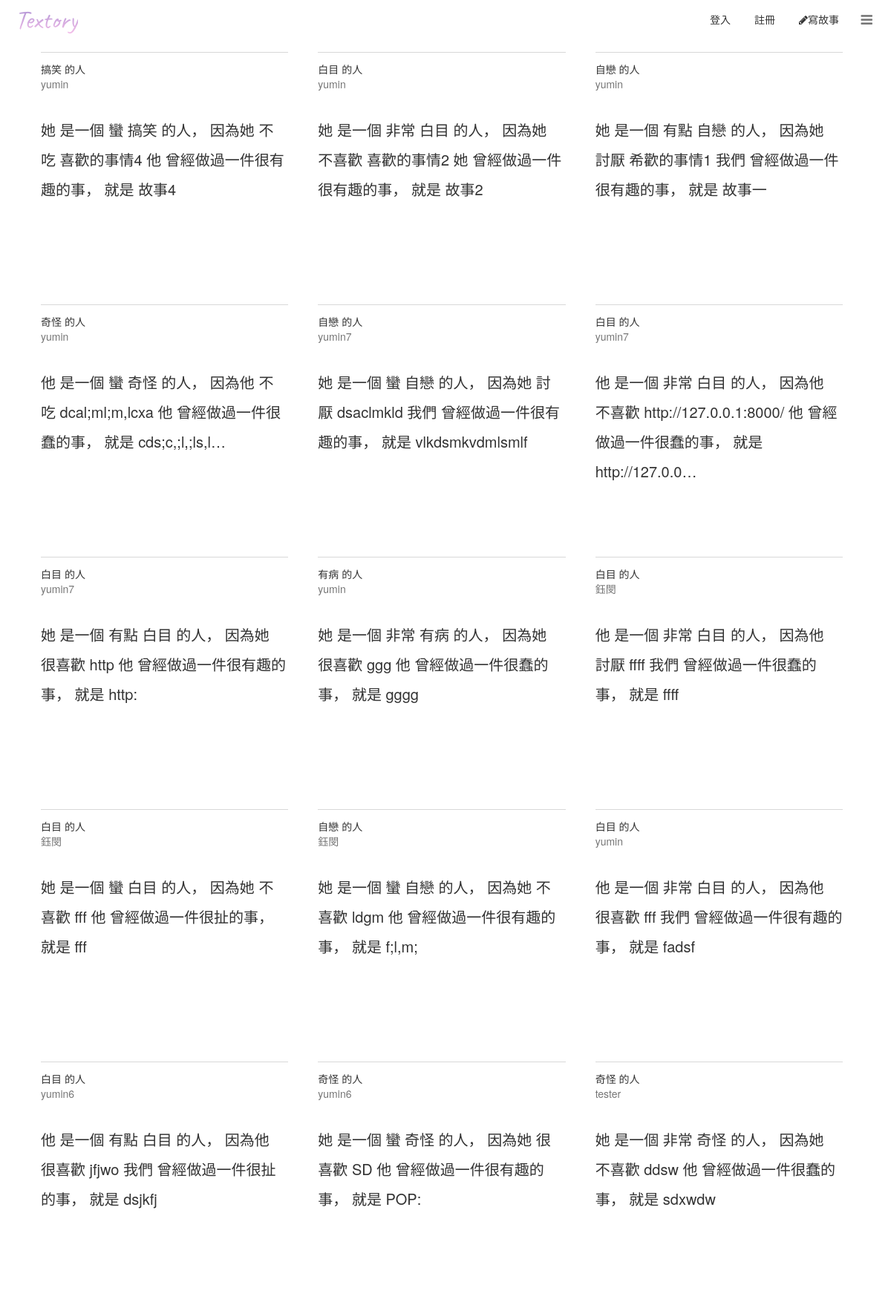
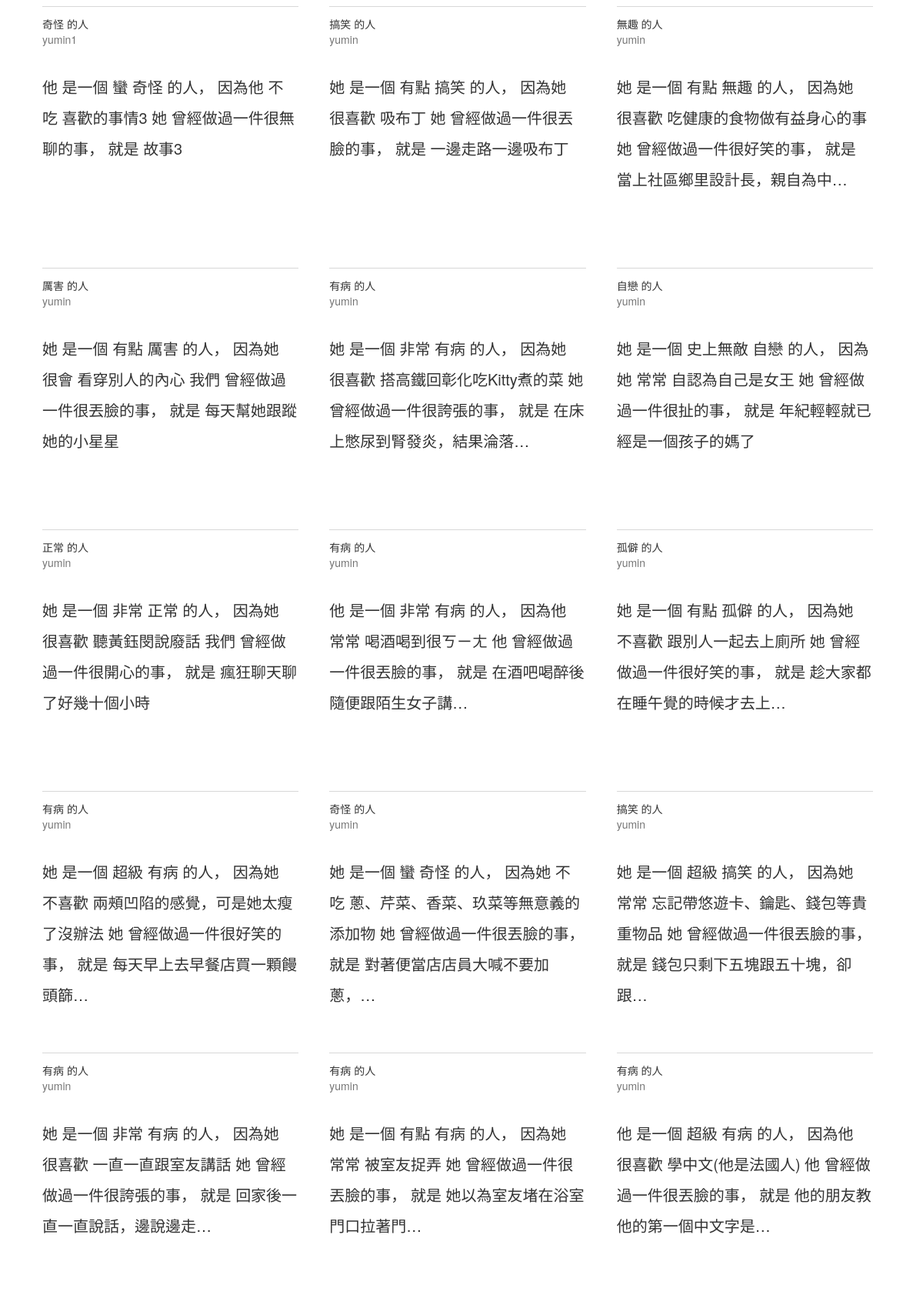
Screenshot of /stories/ (upper part) with the database file from the repository (2 pictures, top to bottom).
### story/models.py (models this page shows, shortened)
class Story(models.Model):
    author = models.ForeignKey(StoryAuthor, related_name='storys',null=True)
    category = models.ForeignKey(Category,null=True)
    adjective_t = models.ForeignKey(ThingAdjective,null=True)
    likes = models.PositiveIntegerField(default=0)
    users_like = models.ManyToManyField(settings.AUTH_USER_MODEL,
                                        related_name='story_liked',
                                        blank=True)
    sb_thing = models.CharField(max_length=50,null=True)
    sb_story = models.CharField(max_length=150,null=True)
    sb_name = models.CharField(max_length=30,null=True)
    SB_GENDER = (
        ('他','他'),
        ('她','她'),
    )
    sb_gender = models.CharField(max_length = 100,null=True,choices = SB_GENDER, )
    SB_ADV = (
        ('有點','有點'),
        ('非常','非常'),
        ('蠻','蠻'),
        ('超級','超級'),
        ('史上無敵','史上無敵'),
    )
    sb_adv = models.CharField(max_length = 100,null=True,choices = SB_ADV)
    SB_ADJ = (
        ('humor','humor'),
        ('奇怪','奇怪'),
        ('白目','白目'),
        ('有病','有病'),
        ('自戀','自戀'),
        ('搞笑','搞笑'),
        ('孤僻','孤僻'),
        ('嚴肅','嚴肅'),
        ('無趣','無趣'),
        ('奇耙','奇耙'),
        ('可怕','可怕'),
        ('笨蛋','笨蛋'),
        ('健忘','健忘'),
        ('厲害','厲害'),
        ('正常','正常'),
        ('懶惰','懶惰'),
    )
    sb_adj = models.CharField(max_length = 100,null=True,choices = SB_ADJ)
    SB_ABOUT = (
        ('很喜歡','很喜歡'),
        ('不喜歡','不喜歡'),
        ('不吃','不吃'),
        ('討厭','討厭'),
        ('怕','怕'),
        ('常常','常常'),
        ('很會','很會'),
        ('曾經','曾經'),
    )
    sb_about = models.CharField(max_length = 100,null=True,choices = SB_ABOUT)
    WHO = (
        ('我們','我們'),
        ('他','他'),
        ('她','她'),
    )
    who = models.CharField(max_length = 100,null=True,choices = WHO)
    STH_ADJ = (
        ('扯','扯'),
        ('蠢','蠢'),
        ('煩','煩'),
        ('北七','北七'),
        ('北爛','北爛'),
        ('誇張','誇張'),
        ('有趣','有趣'),
        ('好笑','好笑'),
        ('丟臉','丟臉'),
        ('瘋狂','瘋狂'),
        ('誇張','誇張'),
        ('無聊','無聊'),
        ('幼稚','幼稚'),
        ('難忘','難忘'),
        ('開心','開心'),
    )
    sth_adj = models.CharField(max_length = 100,null=True,choices = STH_ADJ)
    ITJCTS = (
        ('哎','哎'),
        ('哈哈','哈哈'),
        ('呵呵','呵呵'),
        ('顆顆','顆顆'),
        ('嘿丟','嘿丟'),
    )
    itjcts = models.CharField(max_length = 100,null=True,choices = ITJCTS)
    MARK = (
        ('~','~'),
        ('!','!'),
        ('!!!','!!!'),
        ('XD','XD'),
        ('>///<','>///<'),
        ('^^','^^'),
        (':)',':)'),
        ('。','。'),
    )
    mark = models.CharField(max_length = 100,null=True,choices = MARK)
    created_date = models.DateTimeField(
            default=timezone.now)
    published_date = models.DateTimeField(
            blank=True, null=True)

class StoryAuthor(models.Model):
    user = models.ForeignKey(settings.AUTH_USER_MODEL, on_delete=models.SET_NULL, null=True)
    def __str__(self):
        return self.user.username

### story/views.py (the view)
# urls.py: url(r'^stories/$', views.story_list, name='story_list'),
def story_list(request):
    storys = Story.objects.filter(published_date__lte=timezone.now()).order_by('published_date')
    return render(request, 'story/story_list.html', {'storys':storys})

### story/templates/story/story_list.html (shortened to what this page needs)
<!DOCTYPE html>
{% load staticfiles %}
<html>
<head>
<link rel="stylesheet" href="{% static 'css/jquery.mCustomScrollbar.min.css' %}">
<link rel="stylesheet" href="{% static 'css/custom.css' %}">
<link href="http://cdn.bootcss.com/font-awesome/4.7.0/css/font-awesome.min.css" rel="stylesheet">
  <link rel="stylesheet" href="//maxcdn.bootstrapcdn.com/bootstrap/3.2.0/css/bootstrap.min.css">
  <link rel="stylesheet" href="//maxcdn.bootstrapcdn.com/bootstrap/3.2.0/css/bootstrap-theme.min.css">
  <link rel="stylesheet" href="https://maxcdn.bootstrapcdn.com/bootstrap/3.3.7/css/bootstrap.min.css">
</head>
<body>
  <div class="page-wrapper">
            <nav id="sidebar" class="sidebar-wrapper">
              <div class="sidebar-content">
                <a href="#" id="toggle-sidebar"><i class="fa fa-bars"></i></a>
                </div>
            </nav>
            <main class="page-content">
              <div id="header">
                <span class="header-nav-logo"><a href="/">Textory</a></span>
                <nav class="header-nav">
                <ul class="header-nav-list">
                {% if user.is_authenticated %}
                  <li><a class="button_blank button nav-btn" href="{% url 'account:logout' %}">登出</a></li>
                {% else %}
                  <li><a class="button_blank button nav-btn" href="{% url 'account:login' %}">登入</a></li>
                  <li><a class="button_blank button nav-btn" href="{% url 'account:register' %}">註冊</a></li>
                {% endif %}
                  <li><a class="button" href="{% url 'story_new' %}"><i class="fa fa-pencil" aria-hidden="true"></i>寫故事</a></li>
                </ul>
              </nav>
              </div>
              <div class="grid-list-tiles" style="margin-top:50px;">
              {% for story in storys %}
              <li class="grid-list-tile col-md-4 col-lg-4" style="list-style-type:none;">
              <a href="{% url 'story_detail' pk=story.pk %}">
                <div class="about_page__tweet">
                  <h1 class="fonts-module-title">{{ story.sb_adj }} 的人</h1>
                  <h2 class="fonts-module-subtitle">{{ story.author }}</h2>
                  <div class="font-preview-controls-container"></div>
                  <p class="font-preview-text">
                  {{ story.sb_gender }} 是一個 {{ story.sb_adv }} {{ story.sb_adj }} 的人，
                  因為{{ story.sb_gender }} {{ story.sb_about }} {{ story.sb_thing }}
                  {{ story.who }} 曾經做過一件很{{ story.sth_adj }}的事，
                  就是 {{ story.sb_story|truncatechars:15 }}
                  <br>
                  </p>
                </div>
              </a>
              </li>
              {% endfor %}
              </div>
            </main>
        </div>
</body>
</html>

### static/css/custom.css (style rules this page uses)
.sidebar-wrapper, .sidebar-wrapper .sidebar-dropdown > a:after, .sidebar-wrapper ul li a i, .page-wrapper .page-content { -webkit-transition: all 0.3s; -moz-transition: all 0.3s; -o-transition: all 0.3s; -ms-transition: all 0.3s; transition: all 0.3s; }
.page-wrapper { height: 100vh; }
.sidebar-wrapper { width: 300px; background: #fff; height: 100%; max-height: 100%; position: fixed; top: 0; right: -300px; z-index: 10000; }
.sidebar-wrapper a { text-decoration: none; }
.sidebar-content { max-height: calc(100% - 30px); height: calc(100% - 30px); overflow-y: scroll; position: relative; }
.sidebar-content.desktop { overflow-y: hidden; }
.page-wrapper .page-content { display: inline-block; width: 100%; padding-left: 0px; }
.page-wrapper .page-content > div { padding: 20px 40px; }
.page-wrapper .page-content { overflow-x: hidden; }
#toggle-sidebar { position: fixed; top: 13px; right: 25px; color: rgba(0, 0, 0, 0.54); font-size: 18px; }
#header { width: 100%; height: 60px; position: fixed; z-index:9000; overflow: auto; background: #fff; transition: all 0.5s linear; padding: 0; }
.header-nav-logo { position: relative; top: 2px; left: 20px; font-family: 'Caveat', cursive; font-size: 35px; background:-webkit-linear-gradient(#a18cd1, #fbc2eb); -webkit-background-clip: text; -webkit-text-fill-color: transparent; }
.header-nav { position: relative; top: -34px; text-align: right; }
.header-nav-list { display: inline-flex; margin-right: 70px; list-style-type: none; }
.header-nav-list li { margin-left: 32px; }

### story/templates/story/story_list.html (style rules this page uses)
#header { width: 100%; height: 60px; position: fixed; z-index:9000; overflow: auto; background: #fff; transition: all 0.5s linear; padding: 0; }
.header-nav-logo { position: relative; top: 2px; left: 20px; font-family: 'Caveat', cursive; font-size: 35px; background:-webkit-linear-gradient(#a18cd1, #fbc2eb); -webkit-background-clip: text; -webkit-text-fill-color: transparent; }
.header-nav { position: relative; top: -34px; text-align: right; }
.header-nav-list { display: inline-flex; margin-right: 70px; list-style-type: none; }
.header-nav-list li { margin-left: 32px; }
.about_page__tweet { border-top: 1px solid #d8d8d8; height: 330px; margin: 0 10px 10px 0; display: inline-block; vertical-align: top; overflow: hidden; cursor: pointer; }
.fonts-module-title { margin-top: 12px; margin-bottom: 0px; font-size: 14px; font-weight: 500; line-height: 20px; }
.fonts-module-subtitle { font-size: 14px; font-weight: 500; line-height: 20px; margin-top: 0px; margin-bottom: 4px; color: rgba(0,0,0,0.54); }
.font-preview-controls-container { height: 28px; position: relative; z-index: 1; }
.font-preview-text { font-size: 20px; font-style: normal; font-weight: 100; line-height: 2; }
a { color: inherit; }

### rows the page displays
Story: sb_adj "搞笑", author "yumin", sb_gender "她", sb_adv "蠻", sb_about "不吃", sb_thing "喜歡的事情4", who "他", sth_adj "有趣", sb_story "故事4"
Story: sb_adj "白目", author "yumin", sb_gender "她", sb_adv "非常", sb_about "不喜歡", sb_thing "喜歡的事情2", who "她", sth_adj "有趣", sb_story "故事2"
Story: sb_adj "自戀", author "yumin", sb_gender "她", sb_adv "有點", sb_about "討厭", sb_thing "希歡的事情1", who "我們", sth_adj "有趣", sb_story "故事一"
Story: sb_adj "奇怪", author "yumin", sb_gender "他", sb_adv "蠻", sb_about "不吃", sb_thing "dcal;ml;m,lcxa", who "他", sth_adj "蠢", sb_story "cds;c,;l,;ls,l…"
Story: sb_adj "自戀", author "yumin7", sb_gender "她", sb_adv "蠻", sb_about "討厭", sb_thing "dsaclmkld", who "我們", sth_adj "有趣", sb_story "vlkdsmkvdmlsmlf"
Story: sb_adj "白目", author "yumin7", sb_gender "他", sb_adv "非常", sb_about "不喜歡", sb_thing "http://127.0.0.1:8000/", who "他", sth_adj "蠢", sb_story "http://127.0.0…"
Story: sb_adj "白目", author "yumin7", sb_gender "她", sb_adv "有點", sb_about "很喜歡", sb_thing "http", who "他", sth_adj "有趣", sb_story "http:"
Story: sb_adj "有病", author "yumin", sb_gender "她", sb_adv "非常", sb_about "很喜歡", sb_thing "ggg", who "他", sth_adj "蠢", sb_story "gggg"
Story: sb_adj "白目", author "鈺閔", sb_gender "他", sb_adv "非常", sb_about "討厭", sb_thing "ffff", who "我們", sth_adj "蠢", sb_story "ffff"
Story: sb_adj "白目", author "鈺閔", sb_gender "她", sb_adv "蠻", sb_about "不喜歡", sb_thing "fff", who "他", sth_adj "扯", sb_story "fff"
Story: sb_adj "自戀", author "鈺閔", sb_gender "她", sb_adv "蠻", sb_about "不喜歡", sb_thing "ldgm", who "他", sth_adj "有趣", sb_story "f;l,m;"
Story: sb_adj "白目", author "yumin", sb_gender "他", sb_adv "非常", sb_about "很喜歡", sb_thing "fff", who "我們", sth_adj "有趣", sb_story "fadsf"
Story: sb_adj "白目", author "yumin6", sb_gender "他", sb_adv "有點", sb_about "很喜歡", sb_thing "jfjwo", who "我們", sth_adj "扯", sb_story "dsjkfj"
Story: sb_adj "奇怪", author "yumin6", sb_gender "她", sb_adv "蠻", sb_about "很喜歡", sb_thing "SD", who "他", sth_adj "有趣", sb_story "POP:"
Story: sb_adj "奇怪", author "tester", sb_gender "她", sb_adv "非常", sb_about "不喜歡", sb_thing "ddsw", who "他", sth_adj "蠢", sb_story "sdxwdw"
Story: sb_adj "奇怪", author "yumin1", sb_gender "他", sb_adv "蠻", sb_about "不吃", sb_thing "喜歡的事情3", who "她", sth_adj "無聊", sb_story "故事3"
Story: sb_adj "搞笑", author "yumin", sb_gender "她", sb_adv "有點", sb_about "很喜歡", sb_thing "吸布丁", who "她", sth_adj "丟臉", sb_story "一邊走路一邊吸布丁"
Story: sb_adj "無趣", author "yumin", sb_gender "她", sb_adv "有點", sb_about "很喜歡", sb_thing "吃健康的食物做有益身心的事", who "她", sth_adj "好笑", sb_story "當上社區鄉里設計長，親自為中…"
Story: sb_adj "厲害", author "yumin", sb_gender "她", sb_adv "有點", sb_about "很會", sb_thing "看穿別人的內心", who "我們", sth_adj "丟臉", sb_story "每天幫她跟蹤她的小星星"
Story: sb_adj "有病", author "yumin", sb_gender "她", sb_adv "非常", sb_about "很喜歡", sb_thing "搭高鐵回彰化吃Kitty煮的菜", who "她", sth_adj "誇張", sb_story "在床上憋尿到腎發炎，結果淪落…"
Story: sb_adj "自戀", author "yumin", sb_gender "她", sb_adv "史上無敵", sb_about "常常", sb_thing "自認為自己是女王", who "她", sth_adj "扯", sb_story "年紀輕輕就已經是一個孩子的媽了"
Story: sb_adj "正常", author "yumin", sb_gender "她", sb_adv "非常", sb_about "很喜歡", sb_thing "聽黃鈺閔說廢話", who "我們", sth_adj "開心", sb_story "瘋狂聊天聊了好幾十個小時"
Story: sb_adj "有病", author "yumin", sb_gender "他", sb_adv "非常", sb_about "常常", sb_thing "喝酒喝到很ㄎㄧㄤ", who "他", sth_adj "丟臉", sb_story "在酒吧喝醉後隨便跟陌生女子講…"
Story: sb_adj "孤僻", author "yumin", sb_gender "她", sb_adv "有點", sb_about "不喜歡", sb_thing "跟別人一起去上廁所", who "她", sth_adj "好笑", sb_story "趁大家都在睡午覺的時候才去上…"
Story: sb_adj "有病", author "yumin", sb_gender "她", sb_adv "超級", sb_about "不喜歡", sb_thing "兩頰凹陷的感覺，可是她太瘦了沒辦法", who "她", sth_adj "好笑", sb_story "每天早上去早餐店買一顆饅頭篩…"
Story: sb_adj "奇怪", author "yumin", sb_gender "她", sb_adv "蠻", sb_about "不吃", sb_thing "蔥、芹菜、香菜、玖菜等無意義的添加物", who "她", sth_adj "丟臉", sb_story "對著便當店店員大喊不要加蔥，…"
Story: sb_adj "搞笑", author "yumin", sb_gender "她", sb_adv "超級", sb_about "常常", sb_thing "忘記帶悠遊卡、鑰匙、錢包等貴重物品", who "她", sth_adj "丟臉", sb_story "錢包只剩下五塊跟五十塊，卻跟…"
Story: sb_adj "有病", author "yumin", sb_gender "她", sb_adv "非常", sb_about "很喜歡", sb_thing "一直一直跟室友講話", who "她", sth_adj "誇張", sb_story "回家後一直一直說話，邊說邊走…"
Story: sb_adj "有病", author "yumin", sb_gender "她", sb_adv "有點", sb_about "常常", sb_thing "被室友捉弄", who "她", sth_adj "丟臉", sb_story "她以為室友堵在浴室門口拉著門…"
Story: sb_adj "有病", author "yumin", sb_gender "他", sb_adv "超級", sb_about "很喜歡", sb_thing "學中文(他是法國人)", who "他", sth_adj "丟臉", sb_story "他的朋友教他的第一個中文字是…"
